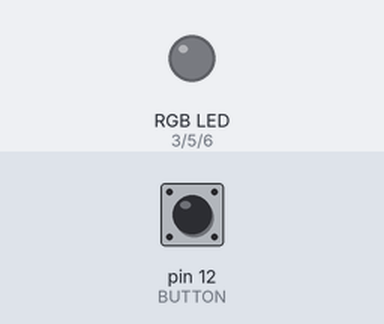
Bench run of a sketch on a simulated Arduino Uno, built with avr-gcc and run on an emulated ATmega328P. On the bench: an RGB LED mixed from three pins (HIGH = lit). The inputs (shaded band) are chosen by the test bench; at power-on: pin 12 (BUTTON) LOW. Dim RGB values are drawn brighter than linear.

Above: at 1.2 s.
1.3 s: pin 12 (BUTTON) pulled HIGH for 0.15 s
At 1.8 s:
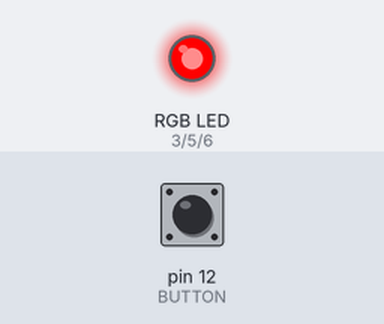
2.9 s: pin 12 (BUTTON) pulled HIGH for 1 s
At 4.3 s:
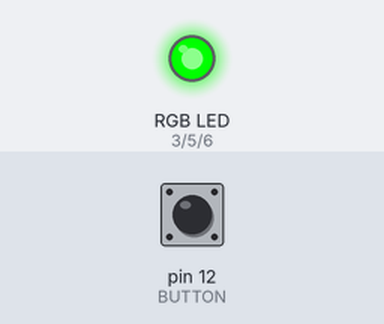
5.4 s: pin 12 (BUTTON) pulled HIGH for 0.15 s
At 6.2 s:
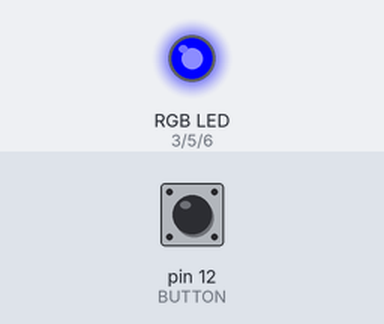
7.0 s: pin 12 (BUTTON) pulled HIGH for 3.2 s
At 7.4 s:
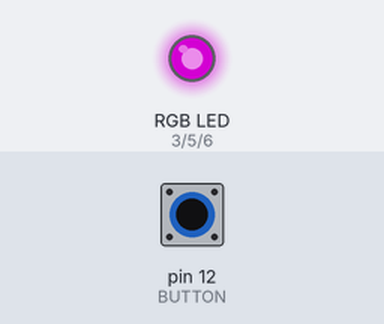
11.7 s: pin 12 (BUTTON) pulled HIGH for 0.15 s
At 12.2 s:
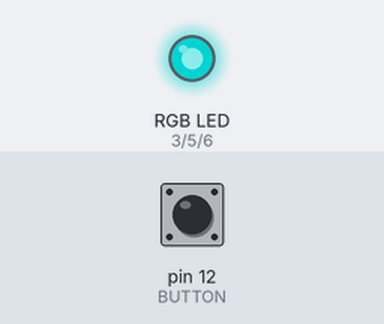
13.3 s: pin 12 (BUTTON) pulled HIGH for 1 s
At 14.6 s:
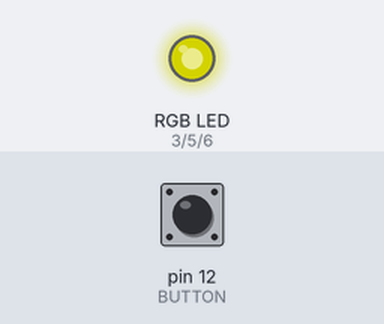
Timing chart, 0 to 16.3 s (numbered marks = the images above; inputs shaded):
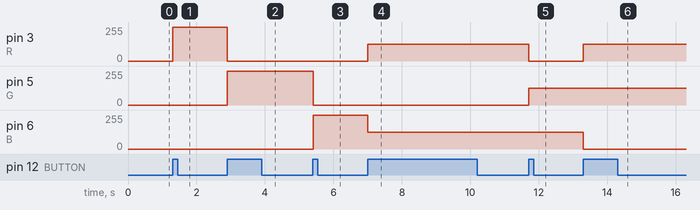

Measured:
- after the input at 1.3 s, pin 3 (R): 0/255 → 255/255 at once
- after the input at 2.9 s, pin 3 (R): 255/255 → 0/255 at once; pin 5 (G): 0/255 → 255/255 at once
- after the input at 5.4 s, pin 5 (G): 255/255 → 0/255 at once; pin 6 (B): 0/255 → 255/255 at once
- after the input at 7.0 s, pin 3 (R): 0/255 → 127/255 at once; pin 6 (B): 255/255 → 127/255 at once
- after the input at 11.7 s, pin 3 (R): 127/255 → 0/255 at once; pin 5 (G): 0/255 → 127/255 at once
- after the input at 13.3 s, pin 3 (R): 0/255 → 127/255 at once; pin 6 (B): 127/255 → 0/255 at once

The sketch:

RGB_nightlight.ino
```cpp
const int R = 3; //red and blue are swapped...
const int G = 5;
const int B = 6;
const int BUTTON = 12;
boolean lastButton = LOW;
boolean currentButton = LOW;
const int colorCount = 8;
int currentColor = 7;
int colors[colorCount][3] = {
  {255, 0, 0}, //red
  {0, 255, 0}, //green
  {0, 0, 255}, //blue
  {127, 0, 127}, //purple
  {0, 127, 127}, //teal
  {127, 127, 0}, //orange
  {85, 85, 85}, //white
  {0, 0, 0} //off
};


void setup() {
  pinMode(R, OUTPUT);
  pinMode(G, OUTPUT);
  pinMode(B, OUTPUT);
  pinMode(BUTTON, INPUT);
}

void loop() {
  currentButton = debounce(lastButton);

  if (lastButton == LOW && currentButton == HIGH) {
    cycleColor();
  }
  lastButton = currentButton;
}

boolean debounce(boolean last) {
  boolean current = digitalRead(BUTTON);
  if (last != current) {
    delay(5);
    current = digitalRead(BUTTON);
  }

  return current;
}

void cycleColor() {
  currentColor = (currentColor + 1) % colorCount;
  analogWrite(R, colors[currentColor][0]);
  analogWrite(G, colors[currentColor][1]);
  analogWrite(B, colors[currentColor][2]);
}
```
